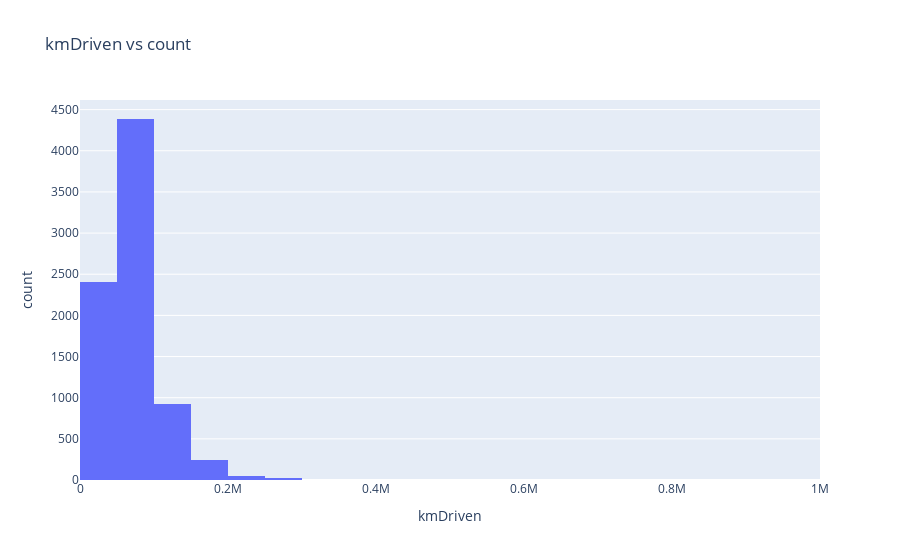

Notebook code for this chart:
### Code cell
fig1=px.histogram(top_10_usedcars,x='kmDriven',nbins=30,title='kmDriven vs count')
fig1

### Figure 1 — Plotly figure (JSON) as saved in the notebook; plotly's stock layout.template omitted (floating-point values rounded to 4 significant figures; data arrays with more than 128 entries replaced by an {"elided": "..."} marker saying what was removed)
{"data": [{"alignmentgroup": "True", "bingroup": "x", "hovertemplate": "kmDriven=%{x}<br>count=%{y}<extra></extra>", "legendgroup": "", "marker": {"color": "#636efa", "pattern": {"shape": ""}}, "name": "", "nbinsx": 30, "offsetgroup": "", "orientation": "v", "showlegend": false, "type": "histogram", "x": {"elided": "8060 int values"}, "xaxis": "x", "yaxis": "y"}], "layout": {"autosize": true, "barmode": "relative", "legend": {"tracegroupgap": 0}, "title": {"text": "kmDriven vs count"}, "xaxis": {"anchor": "y", "autorange": true, "domain": [0, 1], "range": [-0.5, 1000000.0], "title": {"text": "kmDriven"}, "type": "linear"}, "yaxis": {"anchor": "x", "autorange": true, "domain": [0, 1], "range": [0, 4617.0], "title": {"text": "count"}}}}
